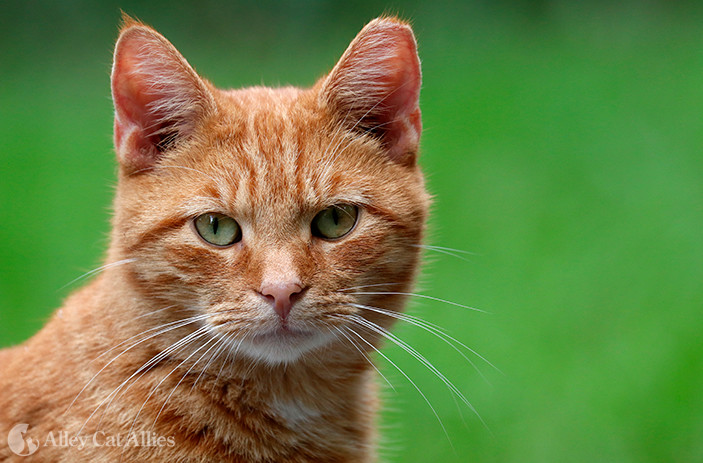
#> input picture cat.jpg, 703 x 463 px
$ jupyter execute day2.ipynb   (shell and % lines are left out)
#> lines starting #> are read from the running program, lines starting #| are printed output that depends on the picture
[cell 1]
# Matplotlib → for plotting and showing images
import matplotlib.pyplot as plt

# OpenCV (cv2) → for image processing (loading, resizing, converting colors)
import cv2

[cell 2]
import matplotlib.pyplot as plt
import cv2

img = cv2.imread('cat.jpg')
#> img is the input picture: shape (463, 703, 3); mean B, G, R 68.6, 129.3, 105.4

img_rgb = cv2.cvtColor(img, cv2.COLOR_BGR2RGB)

plt.imshow(img_rgb)
plt.axis('off')
plt.title('Cat')
plt.show()

[cell 3]
small = cv2.cvtColor(img_rgb, cv2.COLOR_RGB2GRAY)
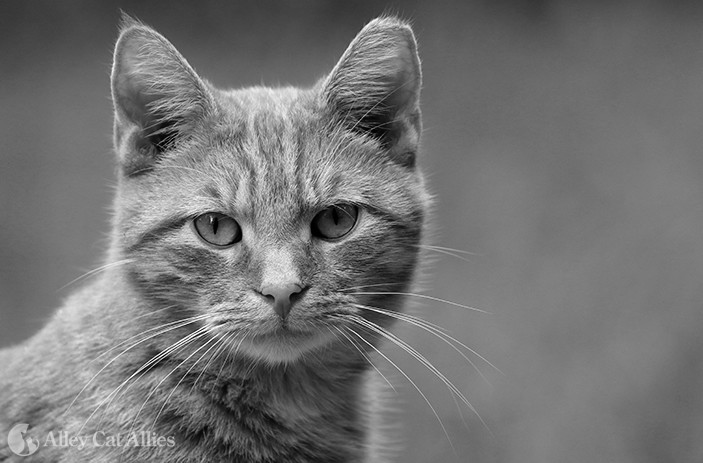
#> small: shape (463, 703); min 0, max 255, mean 115.2

plt.imshow(small)

[cell 4]
small = cv2.cvtColor(img_rgb, cv2.COLOR_RGB2GRAY)

plt.imshow(small)
plt.axis('off')

[cell 5]
small = cv2.cvtColor(img_rgb, cv2.COLOR_RGB2GRAY)

plt.imshow(small)
plt.axis('off')
plt.title('Cat')

[cell 6]
small = cv2.cvtColor(img_rgb, cv2.COLOR_RGB2GRAY)

plt.imshow(small)
plt.axis('off')
plt.title('Cat')
plt.show()

[cell 7]
# Matplotlib: create a row of 3 plots
fig, axes = plt.subplots(1, 3, figsize=(12,4))

# Original
axes[0].imshow(img_rgb)
axes[0].set_title("Cat")
axes[0].axis("off")

# Grayscale
gray = cv2.cvtColor(img, cv2.COLOR_BGR2GRAY)
axes[1].imshow(gray, cmap="gray")
axes[1].set_title("Grayscale")
axes[1].axis("off")

# Resized
axes[2].imshow(small)
axes[2].set_title("Resized (100x100)")
axes[2].axis("off")

plt.show()
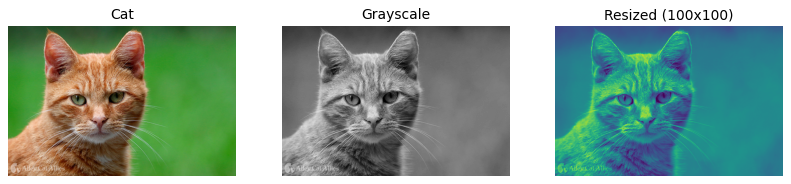
#> figure drawn by matplotlib, 3 panels
